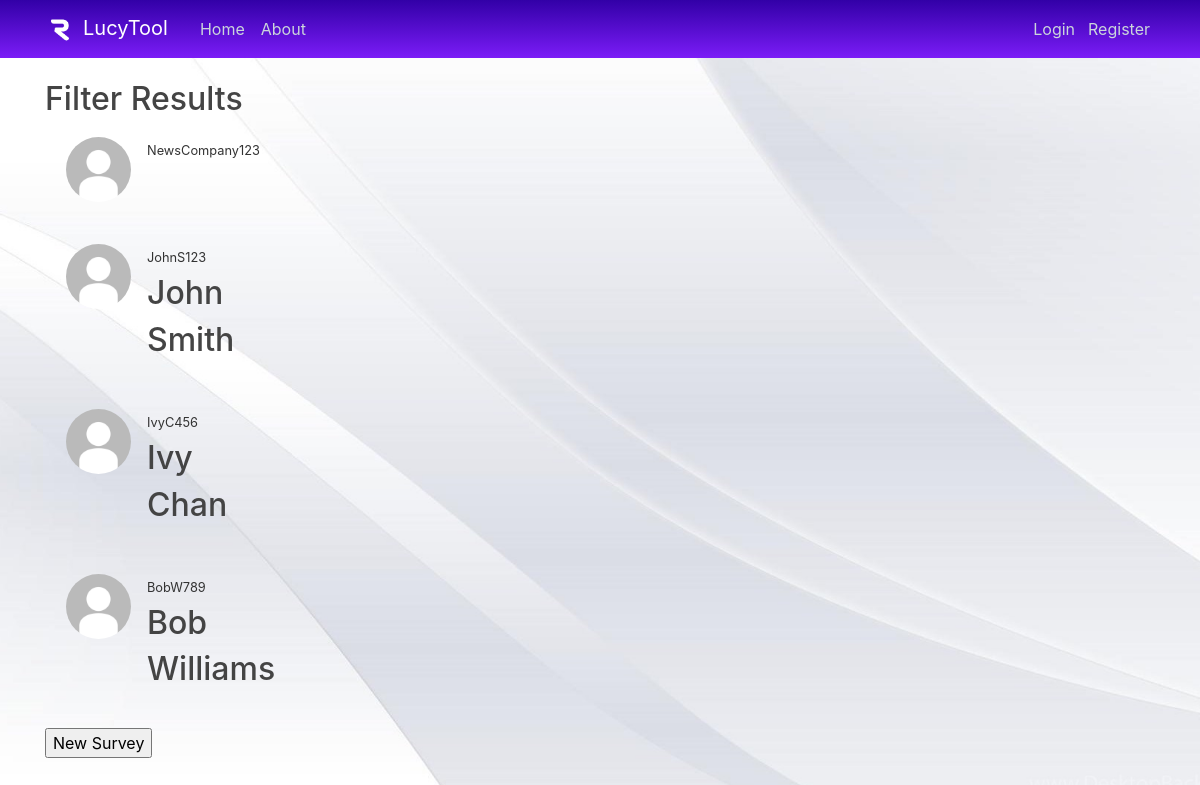
The page /filter/results on the database its author committed.
### webApp/models.py (models this page shows, shortened)
class User(db.Model, UserMixin):
    id = db.Column(db.Integer, primary_key=True)
    user_id = db.Column(db.String(10), unique=True, nullable=False, default='User ID')
    username = db.Column(db.String(20), unique=True, nullable=False)
    email = db.Column(db.String(120), unique=True, nullable=False)
    image_file = db.Column(db.String(20), nullable=False, default='default.jpg')
    password = db.Column(db.String(60), nullable=False)
    posts = db.relationship('Post', backref='author', lazy=True)
    user_type = db.Column(db.String(20), nullable=False, default='')
    age = db.Column(db.Integer, default=float("nan"))
    city = db.Column(db.String(100), nullable=False, default='')
    state = db.Column(db.String(50), nullable=False, default='')
    first_name = db.Column(db.String(50), nullable=False, default='')
    last_name = db.Column(db.String(50), nullable=False, default='')
    birthday = db.Column(db.DateTime, nullable=False, default=0)
    gender = db.Column(db.String(20), nullable=False, default='')
    race = db.Column(db.String(50), nullable=False, default='')
    ethnicity = db.Column(db.String(50), nullable=False, default='')
    religious_affiliation = db.Column(db.String(50), nullable=False, default='')
    political_affiliation = db.Column(db.String(50), nullable=False, default='')
    social_class = db.Column(db.String(20), nullable=False, default='')
    sexuality = db.Column(db.String(20), nullable=False, default='')
    hobbies = db.Column(db.Text, nullable=False, default='')
    college_major = db.Column(db.Text, nullable=False, default='')
    career_field = db.Column(db.Text, nullable=False, default='')
    phone_number = db.Column(db.String(20), unique=True, nullable=True, default=float("nan"))
    surveys = db.Column(db.Text, nullable=True)
    company_name = db.Column(db.String(50), nullable=False, default='')
    surveys = db.relationship('Survey', backref='author', lazy=True)
    def __repr__(self):
        return f"User ('{self.username}', '{self.email}', '{self.image_file}')"

### webApp/users/routes.py (the view)
@users.route("/filter/results", methods=['GET', 'POST'])
def filter_results():
    users = User.query.all()
    print(users)
    return render_template('filter_results.html', users=users)

### webApp/templates/filter_results.html
{% extends "layout.html" %}
{% block content %}
    <h2><a class="article-title"></a>Filter Results</a></h2>
    {% if not users %}
        <article class="media content-section">
            <div class="media-body">
                <h2><a class="article-title"></a>No users found</a></h2>
            </div>
        </article>
    {% else %}
        {% for user in users %}
            <article class="media content-section">
                <img class="rounded-circle article-img" src="{{ url_for('static', filename='profile_pics/' + user.image_file) }}">
                <div class="media-body">
                    <div class="article-metadata">
                        <small class="mr-2">{{ user.username }}</small>
                    </div>
                    <h2><a class="article-title"></a>{{ user.first_name }}</a></h2>
                    <h2><a class="article-title"></a>{{ user.last_name }}</a></h2>
                </div>
            </article>
        {% endfor %}
    {% endif %}
    <form action="/survey/new/{{ users }}">
        <input type="submit" value="New Survey" />
    </form>
{% endblock content %}

### webApp/static/main.css (style rules this page uses)
html { background: url(background1.jpg) no-repeat center center fixed; -webkit-background-size: cover; -moz-background-size: cover; -o-background-size: cover; background-size: cover; }
body { background: #fafafa00; color: #333333; margin-top: 5rem; }
h1, h2, h3, h4, h5, h6 { color: #444444; }
.content-section { background: #ffffff00; padding: 10px 20px; border: 1px solid #dddddd00; border-radius: 3px; margin-bottom: 20px; }
.article-img { height: 65px; width: 65px; margin-right: 16px; }
.article-metadata { padding-bottom: 1px; margin-bottom: 4px; border-bottom: 1px solid #e3e3e300 }

### rows shown on the page
User: image_file (placeholder picture), username "NewsCompany123"
User: image_file (placeholder picture), username "JohnS123", first_name "John", last_name "Smith"
User: image_file (placeholder picture), username "IvyC456", first_name "Ivy", last_name "Chan"
User: image_file (placeholder picture), username "BobW789", first_name "Bob", last_name "Williams"
